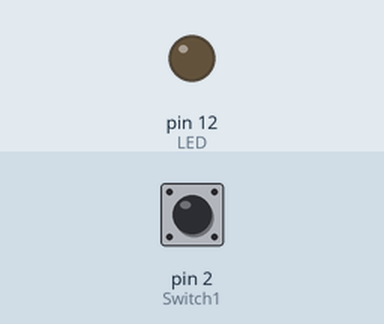
The sketch below on a simulated Arduino Uno, built with avr-gcc and run on an emulated ATmega328P. Parts: output pins drawn as LEDs (lit = HIGH). The inputs (shaded band) are chosen by the test bench; at power-on: pin 2 (Switch1) LOW.

Above: at 1.2 s.
1.3 s: pin 2 (Switch1) pulled HIGH for 0.15 s
At 3.0 s:
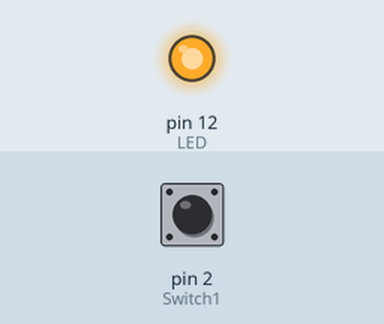
4.4 s: pin 2 (Switch1) pulled HIGH for 1 s
At 8.1 s:
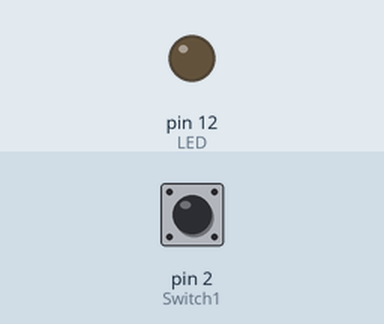
8.4 s: pin 2 (Switch1) pulled HIGH for 3.2 s
At 9.6 s:
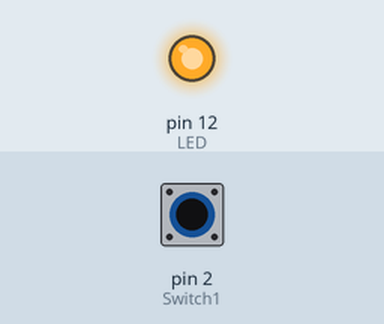
Timing chart, 0 to 15.7 s (numbered marks = the images above; inputs shaded):
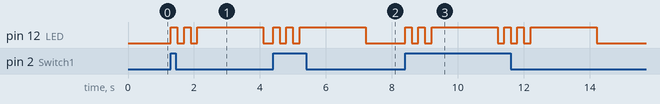

Measured:
- after the input at 1.3 s, pin 12 (LED): goes HIGH 0.20 s, LOW 0.20 s, HIGH 0.20 s, LOW 0.20 s, HIGH 2.0 s, then LOW, starting at once
- after the input at 4.4 s, pin 12 (LED): goes HIGH 0.20 s, LOW 0.20 s, HIGH 0.20 s, LOW 0.20 s, HIGH 2.0 s, then LOW, starting at once
- after the input at 8.4 s, pin 12 (LED): LOW → HIGH at once, → LOW 0.20 s later, → HIGH 0.20 s later, → LOW 0.20 s later, … (12 changes in this stretch)

The sketch:

sketch_Day3_Switches.ino
```cpp
// Day 3 - Switches
// 2022-10-26, Wednesday
int LED = 12;
int Switch1 = 2;

void setup() {
  // put your setup code here, to run once:
  pinMode(LED, OUTPUT); // Set PIN 12 (LED) to OUTPUT type
  pinMode(Switch1, INPUT); // Set PIN 2 (Switch 1) to INPUT type
}

void loop() {
  // put your main code here, to run repeatedly:
  if (digitalRead(Switch1) == HIGH){
    digitalWrite(LED, HIGH); // turn LED ON
    delay(200);
    digitalWrite(LED, LOW); // turn LED OFF
    delay(200);
    digitalWrite(LED, HIGH); // turn LED ON
    delay(200);
    digitalWrite(LED, LOW); // turn LED OFF
    delay(200);
    digitalWrite(LED, HIGH); // turn LED ON
    delay(2000);
    digitalWrite(LED, LOW); // turn LED OFF
    delay(200);
  }
  else {
    digitalWrite(LED, LOW); // turn LED ON
  }
}
```
